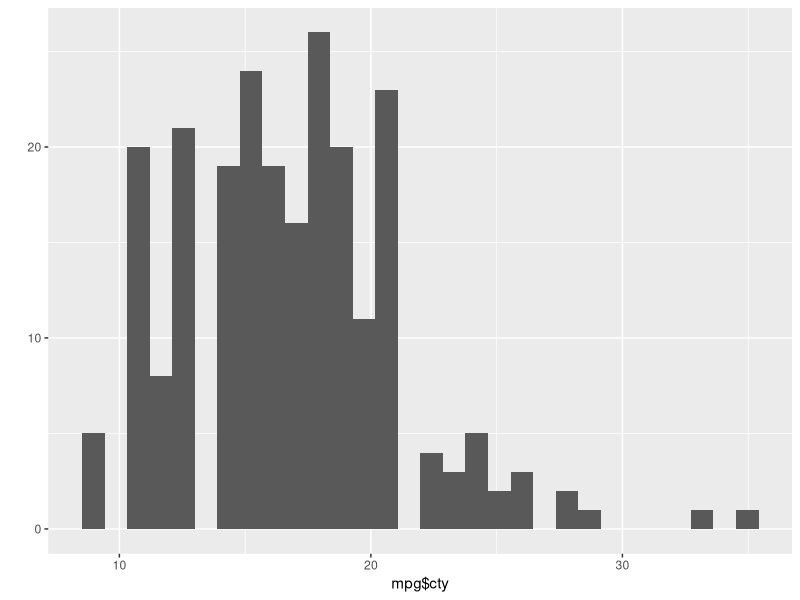
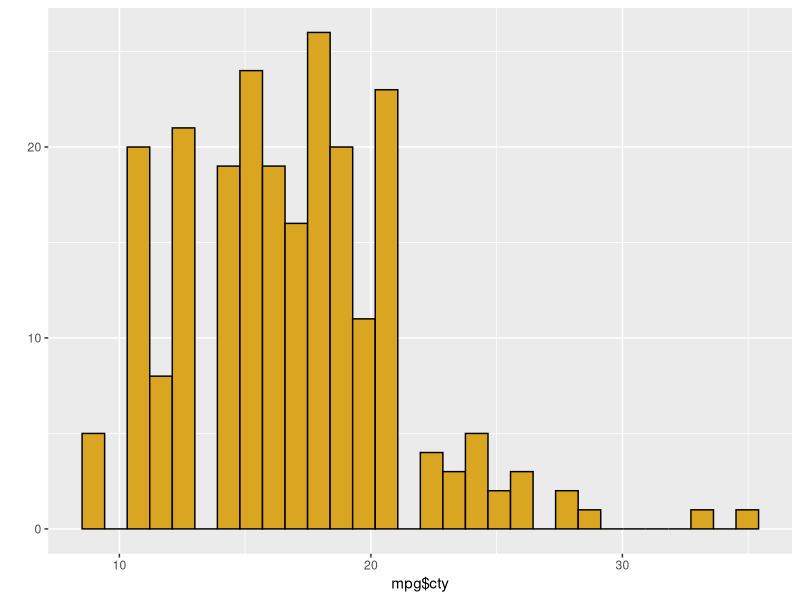
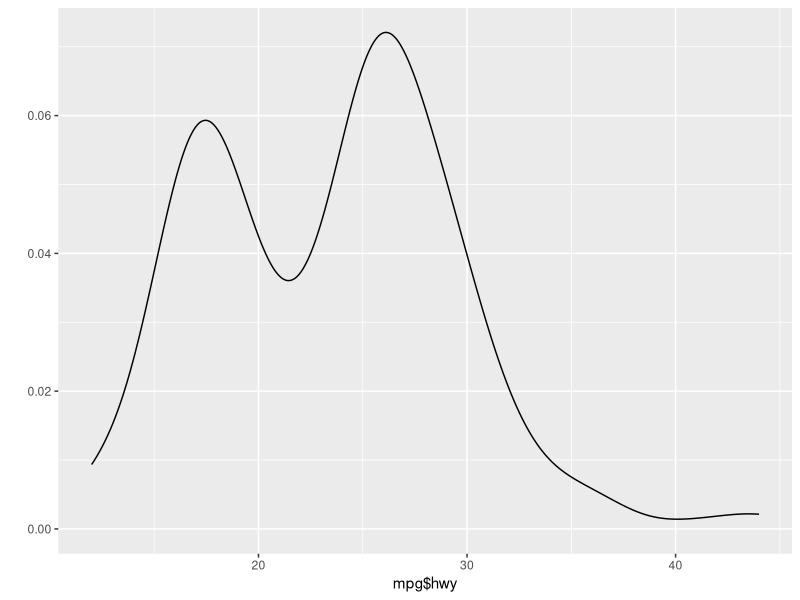
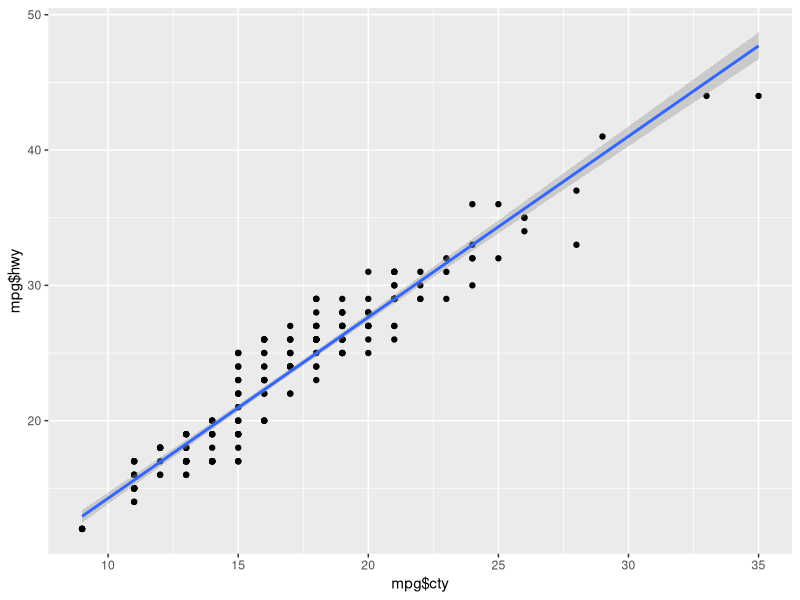
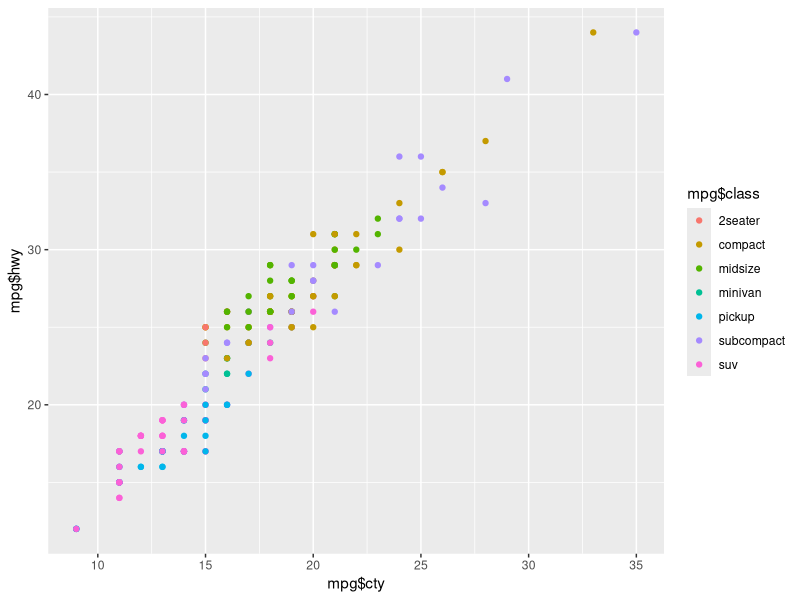
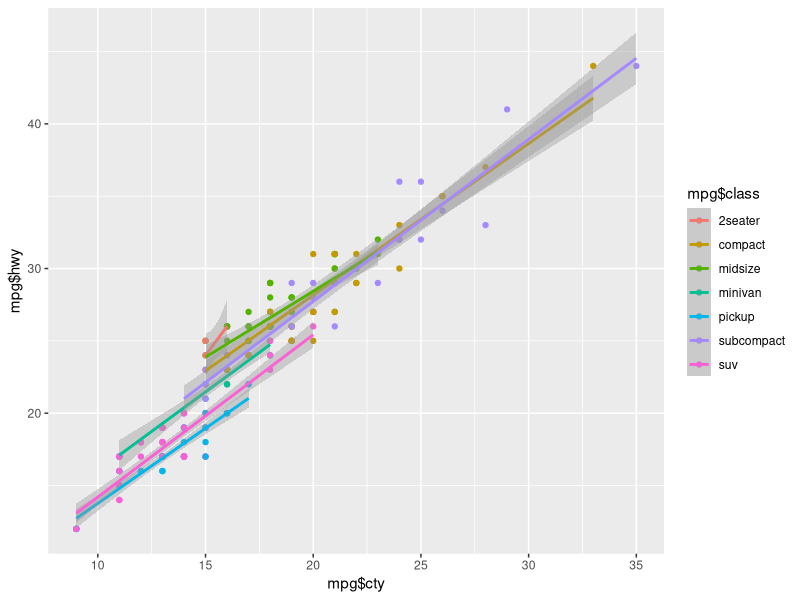
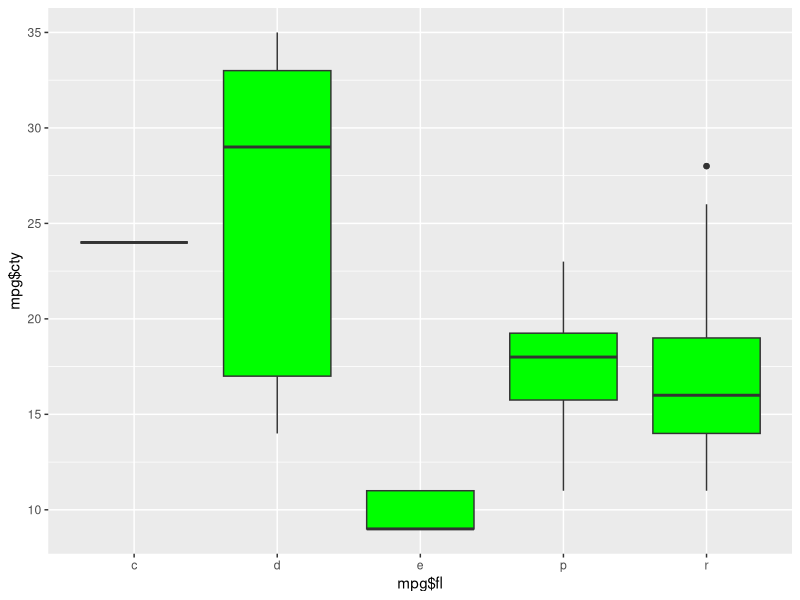
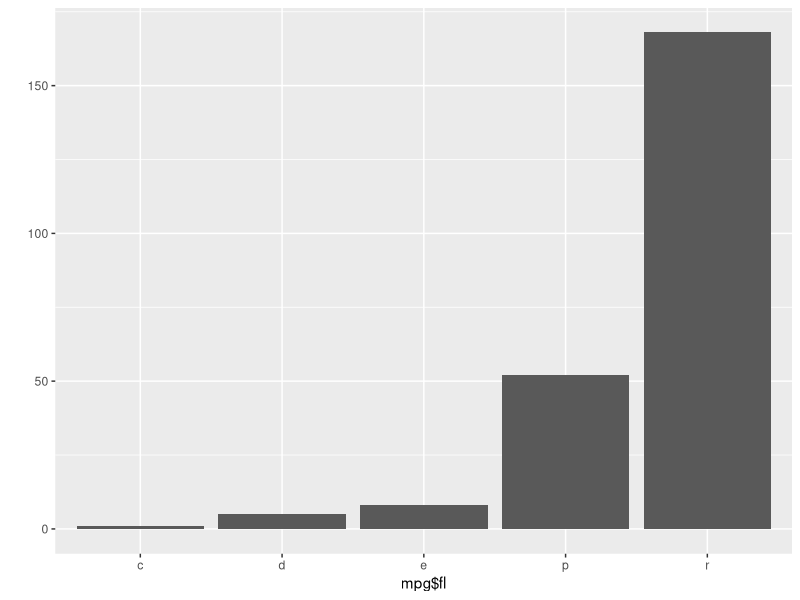

Generate these figures, in order, with R:
## ---- chunk 1
library(tidyverse)
library(ggplot2) 
library(ggthemes) #extended themes for ggplot
library(patchwork) #tools for composing multiple panels

## ---- chunk 2
# simple histogram
qplot(x=mpg$cty) #y-axis is count of observation with a given value of the x
## ---- chunk 3
qplot(x=mpg$cty,fill=I("goldenrod"),color=I("black")) 
## ---- chunk 4
# simple density plot
qplot(x=mpg$hwy,geom="density")
## ---- chunk 5
# simple scatter plot with linear regression line
qplot(x=mpg$cty,y=mpg$hwy,geom=c("point","smooth"), method="lm")
## ---- chunk 6
qplot(x=mpg$cty,y=mpg$hwy, col = mpg$class, geom=c("point"))


# The regression is now applied to each class separately
qplot(x=mpg$cty,y=mpg$hwy, col = mpg$class, geom=c("point","smooth"), method="lm")
## ---- chunk 7
# basic boxplot
qplot(x=mpg$fl, y=mpg$cty,geom="boxplot",fill=I("green")) 
## ---- chunk 8
# simple barplot 
qplot(x=mpg$fl,geom="bar")
## ---- chunk 9
# bar plot with specified means

mpg_summary<-mpg %>%
  group_by(class) %>%
  summarise(mean_hwy = mean(hwy))

p<-qplot(x=mpg_summary$class, y=mpg_summary$mean_hwy, geom="col")

p
## ---- chunk 10
p + coord_flip()
## ---- chunk 11
p1 <- ggplot(data=mpg, mapping=aes(x=hwy,y=cty)) +
  geom_point()
print(p1)
## ---- chunk 12
 p1 + theme_bw() #clean with gridlines
## ---- chunk 13
p1 + theme_classic() # no grid lines
## ---- chunk 14
p1 + theme_dark() # good for brightly colored points
## ---- chunk 15
 p1 + theme_void() # shows data only
## ---- chunk 16
 p1 + theme_excel()
## ---- chunk 17
 # use theme parameters to modify font and font size. 
 p1 + theme_classic(base_size=25,base_family="sans")
## ---- chunk 18
p1 + labs(x="Highway Gas Milage (mpg)") + # replace the default label on the y-axis
  theme_classic() +
  theme(axis.title.x = element_text(size = 15, angle = 45, vjust = 0.5)) # specifically change font size, angle, and position of x-axis label
## ---- chunk 19
p1 <- ggplot(data=mpg) +
  aes(x=hwy,y=cty) + 
  geom_point(size=7,
             shape=25,
             color="black",
             fill="hotpink") +
  labs(title="My graph title here",
       subtitle="An extended subtitle that will print below the main title",
       x="My x axis label",
       y="My y axis label") +
  xlim(0,50) +
  ylim(0,50)
      
p1
